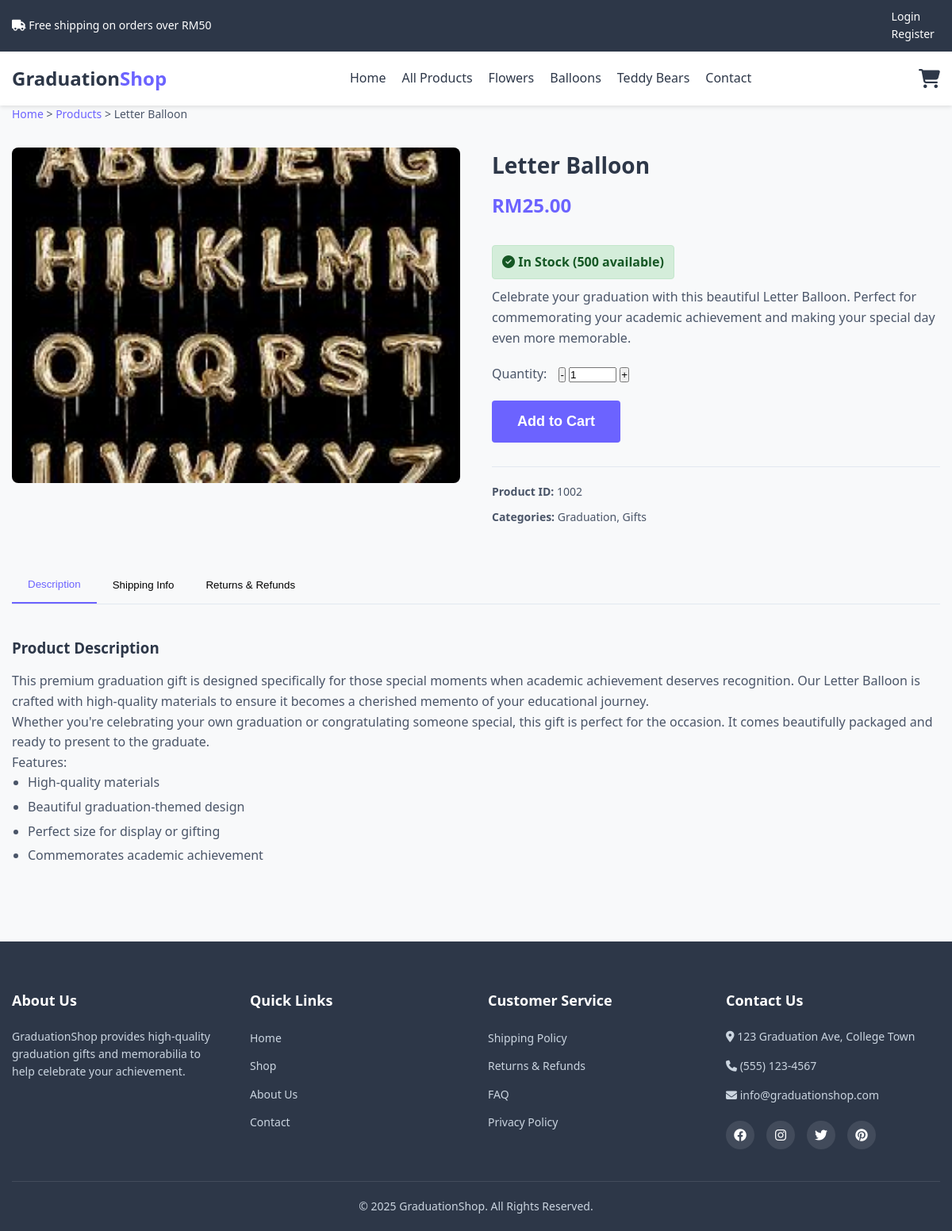
The app's page /Flower2/product_details.php?id=1002 with its own data.
### tables this page shows
CREATE TABLE `product` (
  `productid` int(11) NOT NULL,
  `productname` varchar(200) NOT NULL,
  `description` text DEFAULT NULL,
  `price` decimal(10,2) NOT NULL,
  `imagepath` varchar(100) NOT NULL,
  `category` varchar(50) NOT NULL,
  `stock_quantity` int(11) NOT NULL DEFAULT 100
);

### Flower2/product_details.php (the view, shortened to what this page needs)
<?php
include("includes/db_connect.php");
$product_id = $_GET['id'];
$sql = "SELECT * FROM product WHERE productid = $product_id";
$result = $conn->query($sql);
$product = $result->fetch_assoc();
include("includes/header.php");
?>
<div class="product-details-section">
    <div class="container">
        <div class="breadcrumb">
            <a href="index.php">Home</a> &gt;
            <a href="products.php">Products</a> &gt;
            <span><?php echo $product['productname']; ?></span>
        </div>
        <div class="product-details">
            <div class="product-image">
                <img src="<?php echo $product['imagepath']; ?>" alt="<?php echo $product['productname']; ?>">
            </div>
            <div class="product-info">
                <h1><?php echo $product['productname']; ?></h1>
                <div class="product-price">RM<?php echo number_format($product['price'], 2); ?></div>
                <?php if($product['stock_quantity'] > 10): ?>
                    <div class="stock-status in-stock">
                        <i class="fas fa-check-circle"></i> In Stock (<?php echo $product['stock_quantity']; ?> available)
                    </div>
                <?php elseif($product['stock_quantity'] > 0): ?>
                    <div class="stock-status low-stock">
                        <i class="fas fa-exclamation-circle"></i> Low Stock (Only <?php echo $product['stock_quantity']; ?> left)
                    </div>
                <?php else: ?>
                    <div class="stock-status out-of-stock">
                        <i class="fas fa-times-circle"></i> Out of Stock
                    </div>
                <?php endif; ?>
                <div class="product-description">
                    <?php
                    echo "<p>Celebrate your graduation with this beautiful " . $product['productname'] . ". Perfect for commemorating your academic achievement and making your special day even more memorable.</p>";
                    ?>
                </div>
                <?php if($product['stock_quantity'] > 0): ?>
                    <form id="add-to-cart-form" class="add-to-cart-form">
                        <div class="quantity-selector">
                            <label for="quantity">Quantity:</label>
                            <div class="quantity-control">
                                <button type="button" class="quantity-btn" onclick="decrementQuantity()">-</button>
                                <input type="number" id="quantity" name="quantity" value="1" min="1" max="<?php echo $product['stock_quantity']; ?>">
                                <button type="button" class="quantity-btn" onclick="incrementQuantity()">+</button>
                            </div>
                        </div>
                        <button type="submit" class="btn-primary btn-large">Add to Cart</button>
                    </form>
                <?php endif; ?>
                <div class="product-meta">
                    <p><strong>Product ID:</strong> <?php echo $product['productid']; ?></p>
                    <p><strong>Categories:</strong> Graduation, Gifts</p>
                </div>
            </div>
        </div>
        <div class="product-tabs">
            <div class="tabs-nav">
                <button class="tab-btn active" data-tab="description">Description</button>
                <button class="tab-btn" data-tab="shipping">Shipping Info</button>
                <button class="tab-btn" data-tab="returns">Returns & Refunds</button>
            </div>
            <div class="tab-content" id="description" style="display: block;">
                <h3>Product Description</h3>
                <p>This premium graduation gift is designed specifically for those special moments when academic achievement deserves recognition. Our <?php echo $product['productname']; ?> is crafted with high-quality materials to ensure it becomes a cherished memento of your educational journey.</p>
                <p>Whether you're celebrating your own graduation or congratulating someone special, this gift is perfect for the occasion. It comes beautifully packaged and ready to present to the graduate.</p>
                <p>Features:</p>
                <ul>
                    <li>High-quality materials</li>
                    <li>Beautiful graduation-themed design</li>
                    <li>Perfect size for display or gifting</li>
                    <li>Commemorates academic achievement</li>
                </ul>
            </div>
        </div>
    </div>
</div>
<?php
include("includes/footer.php");
?>

### Flower2/css/styles.css (style rules this page uses)
:root { --primary-color: #6C63FF; --secondary-color: #FF6584; --dark-color: #2D3748; --light-color: #F7FAFC; --success-color: #48BB78; --error-color: #F56565; --text-color: #4A5568; --border-color: #E2E8F0; --grad-gold: #D4AF37; --grad-silver: #C0C0C0; }
* { margin: 0; padding: 0; box-sizing: border-box; }
body { font-family: 'Segoe UI', Tahoma, Geneva, Verdana, sans-serif; line-height: 1.6; color: var(--text-color); background-color: #F8F9FA; }
.container { width: 100%; max-width: 1200px; margin: 0 auto; padding: 0 15px; }
a { text-decoration: none; color: var(--primary-color); transition: color 0.3s; }
img { max-width: 100%; height: auto; }
ul { list-style: none; }
button { cursor: pointer; }
.btn-primary, .btn-secondary { display: inline-block; padding: 12px 24px; border-radius: 4px; font-weight: 600; text-align: center; transition: all 0.3s; border: none; font-size: 16px; }
.btn-primary { background-color: var(--primary-color); color: white; }
.btn-large { padding: 16px 32px; font-size: 18px; }
.product-details-section { padding-bottom: 60px; }
.breadcrumb { margin-bottom: 30px; font-size: 14px; }
.product-details { display: grid; grid-template-columns: repeat(auto-fit, minmax(300px, 1fr)); gap: 40px; margin-bottom: 40px; }
.product-image img { width: 100%; border-radius: 8px; }
.product-info h1 { font-size: 28px; margin-bottom: 10px; color: var(--dark-color); }
.product-price { font-size: 24px; color: var(--primary-color); font-weight: 600; margin-bottom: 20px; }
.product-description { margin-bottom: 20px; }
.add-to-cart-form { margin-bottom: 30px; }
.quantity-selector { display: flex; align-items: center; margin-bottom: 20px; }
.quantity-selector label { margin-right: 15px; font-weight: 500; }
.product-meta { margin-top: 30px; padding-top: 20px; border-top: 1px solid var(--border-color); font-size: 14px; }
.product-meta p { margin-bottom: 10px; }
.product-tabs { margin-top: 40px; }
.tabs-nav { display: flex; border-bottom: 1px solid var(--border-color); margin-bottom: 20px; }
.tab-btn { padding: 15px 20px; background-color: transparent; border: none; font-weight: 500; cursor: pointer; transition: all 0.3s; }
.tab-btn.active { color: var(--primary-color); border-bottom: 2px solid var(--primary-color); }
.tab-content { padding: 20px 0; }
.tab-content h3 { margin-bottom: 15px; color: var(--dark-color); }
.tab-content ul { margin-left: 20px; margin-bottom: 15px; list-style-type: disc; }
.tab-content ul li { margin-bottom: 5px; }

### Flower2/product_details.php (style rules this page uses)
.stock-status { margin: 10px 0; padding: 8px 12px; border-radius: 4px; font-weight: bold; display: inline-block; }
.in-stock { background-color: #d4edda; color: #155724; border: 1px solid #c3e6cb; }

### records on screen
product: productname "Letter Balloon", imagepath (picture), price "25.00", stock_quantity "500", productid "1002"
